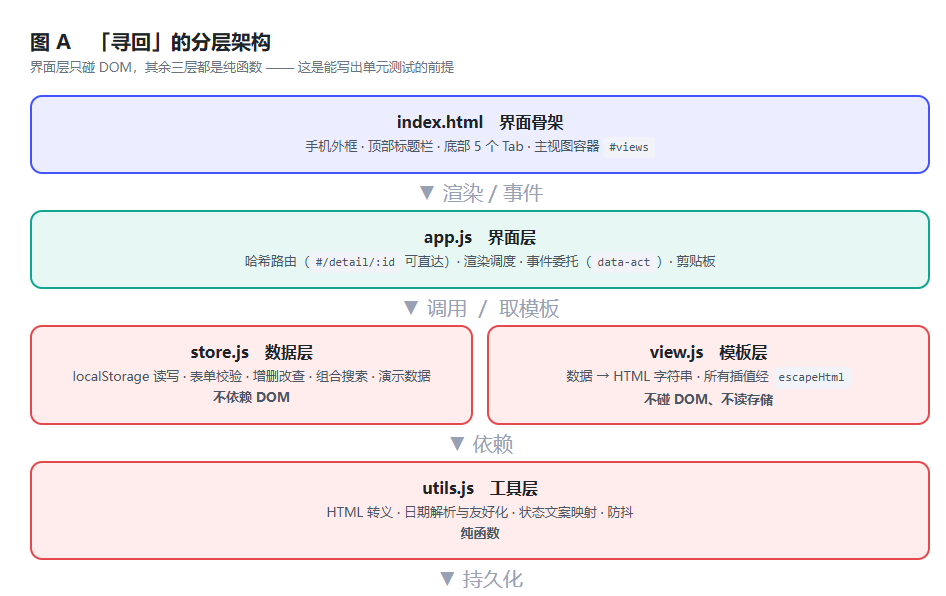
#> input picture docs/screenshots/diagram-arch.png, 946 x 596 px
$ python -i tools-crop-diagrams.py   (imports and definitions only)
#> lines starting #> are read from the running program, lines starting #| are printed output that depends on the picture
#> further down, picture is the input picture: PIL image 946x596 RGB; mean R, G, B 241.5, 237.2, 240.3
"""把 diagram-src/ 里的三张 HTML 图渲染成 PNG（重建流程图的第 2 步）。

整套流程：
  1) 编辑 docs/diagram-src/*.html（架构图 / 流程图 / 数据模型图的源文件）
  2) 用浏览器打开这些 html 并整屏截图，存成 docs/_raw-diagram-*.png
  3) 运行本脚本，把整屏截图裁成只有图内容的 PNG，存到 docs/screenshots/
  4) 运行 node docs/tools-build-blog-html.mjs 重建自包含博客 HTML

裁切参数按 diagram-src 里写死的容器宽度来定（图 A/B 内容宽 1000px，图 C 略宽 1060px），
改图以后如果布局宽度变了，同步改下面的 JOBS 即可。
"""
import os
from PIL import Image

DOCS = os.path.dirname(os.path.abspath(__file__))
PAD = 16  # 裁完在四周留一点白边

JOBS = [
    ("_raw-diagram-arch.png", "diagram-arch.png", (0, 0, 1000, 596)),   # 图 A 分层架构
    ("_raw-diagram-flow.png", "diagram-flow.png", (0, 0, 1000, 704)),   # 图 B 用户流程
    ("_raw-diagram-data.png", "diagram-data.png", (0, 0, 1060, 796)),   # 图 C 数据模型与状态流转
]


def trim_white(im, tol=250):
    """自动裁掉底部 / 右侧多余的空白"""
#> called with tol = 250
    gray = im.convert("L")
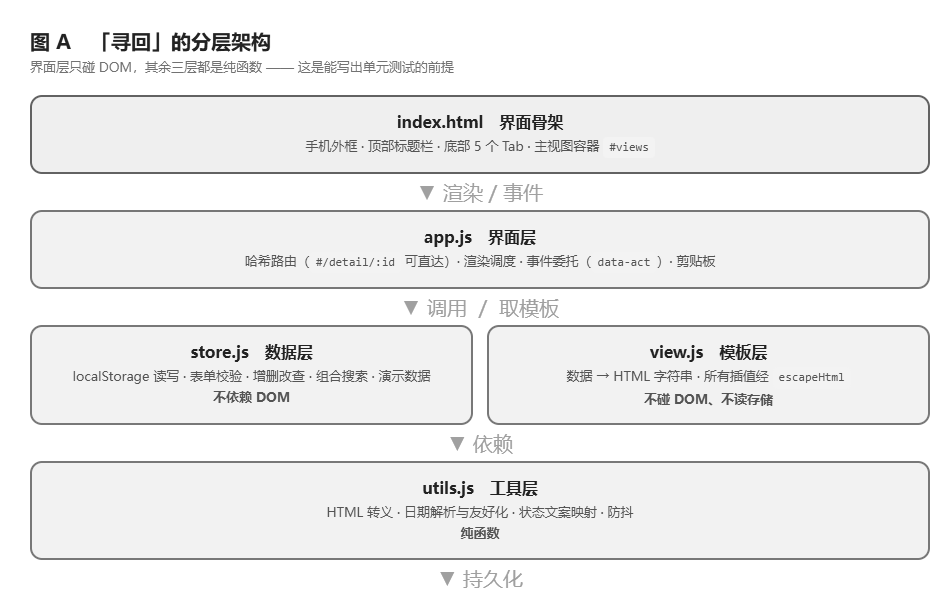
#> gray: PIL image 946x596 L; min 34, max 255, mean 238.9
    w, h = im.size
#> w = 946; h = 596
    box = gray.point(lambda p: 0 if p >= tol else 255).getbbox()
#> box = (30, 32, 930, 588)
    if not box:
        return im
    _, _, right, bottom = box
#> right = 930; bottom = 588
    return im.crop((0, 0, min(w, right + PAD), min(h, bottom + PAD)))


def main():
    out_dir = os.path.join(DOCS, "screenshots")
    for src, dst, box in JOBS:
        src_path = os.path.join(DOCS, src)
        if not os.path.exists(src_path):
            print(f"skip  {src}（不存在，先按注释里的步骤截图）")
            continue
        with Image.open(src_path) as im:
            cropped = trim_white(im.crop(box))
            out = os.path.join(out_dir, dst)
            cropped.save(out, optimize=True)
            print(f"{dst}: {im.size} -> {cropped.size}  ({os.path.getsize(out)/1024:.0f} KB)")


# [2 lines not run here, left out]

>>> from PIL import Image
>>> picture = Image.open('screenshots/diagram-arch.png')
>>> result = trim_white(picture)
